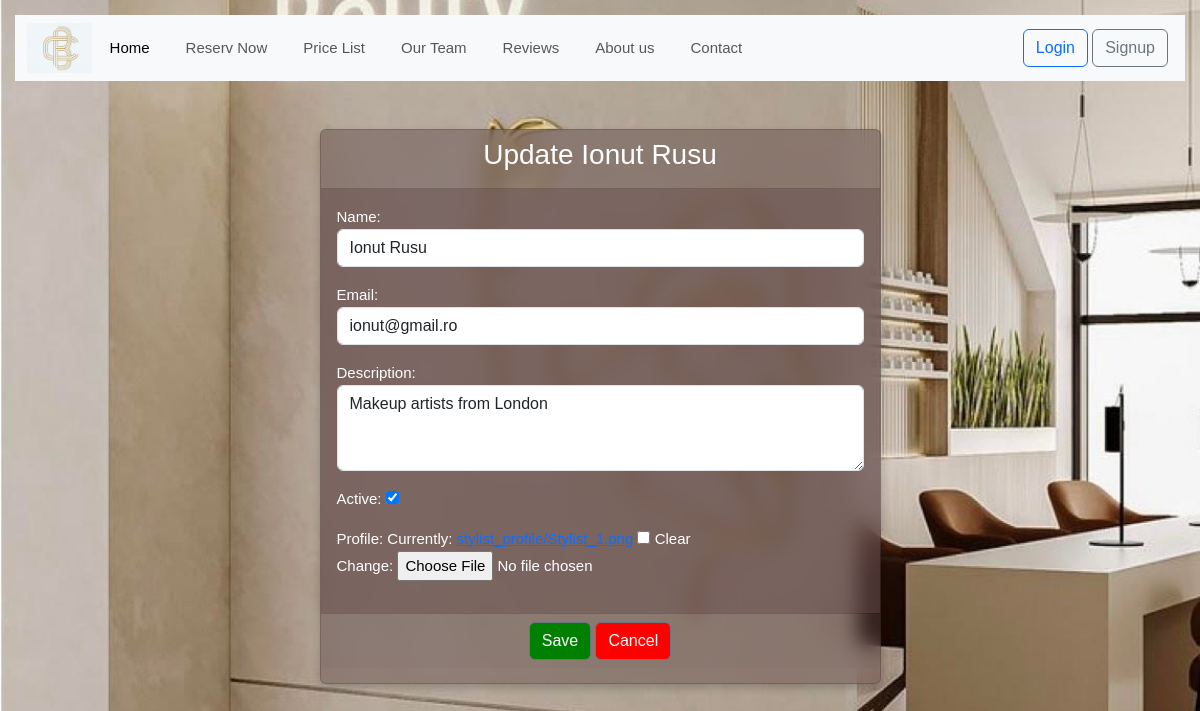
The app's page /update-stylist/2/ with its own data.
### reservation/models.py (models this page shows, shortened)
class Stylist(models.Model):
    name = models.CharField(max_length=255)
    email = models.EmailField(max_length=50)
    description = models.TextField()
    active = models.BooleanField(default=True)
    profile = models.ImageField(null=True, blank=True, upload_to="stylist_profile/")
    def __str__(self):
        return self.name

### reservation/views.py (the view)
# urls.py: path('update-stylist/<int:pk>/', views.StylistUpdateView.as_view(), name='update_stylist'),
class StylistUpdateView(UpdateView, LoginRequiredMixin, PermissionRequiredMixin, ):
    template_name = "stylist/update_stylist.html"
    model = Stylist
    form_class = StylistUpdateForm
    success_url = reverse_lazy('stylist_list')
    permission_required = "stylist.change_stylist"

### reservation/forms.py
class StylistUpdateForm(forms.ModelForm):
    class Meta:
        model = Stylist
        fields = '__all__'
        widgets = {
            'name': forms.TextInput(attrs={'class': 'form-control', 'placeholder': 'Please enter the full name'}),
            'email': forms.EmailInput(attrs={'class': 'form-control', 'placeholder': 'Please enter a email'}),
            'description': forms.Textarea(
                attrs={'class': 'form-control', 'placeholder': 'Please enter a description', 'rows': 3}),
        }

### templates/stylist/update_stylist.html (shortened to what this page needs)
{% extends 'base.html' %}
{% block content %}
    <div class="container-fluid">
        <div class="row " >
            <div class="col-md-6 offset-md-3 gy-5" >
                <div class="card" style="background-color: rgb(95 71 71 /43%)">
                    <div class="card-header" >
                        <h3 class="text-center" >Update {{stylist}}</h3>
                    </div>
                    <form method="post" enctype="multipart/form-data" >
                        <div class="card-body" style="background-color: rgb(95 71 71 /43%)">
                            {{ form.as_p }}
                        </div>
                         <div class="card-footer text-center" >
                            <button type="submit" class="btn btn-secondary" style="background-color: green">Save</button>
                            <a href="{% url 'stylist_list' %}" class="btn btn-secondary" style="background-color: red">Cancel</a>
                        </div>
                    </form>
                </div>
            </div>
        </div>
    </div>
{% endblock %}

### static/css/my_style.css (style rules this page uses)
body { font-family: Arial, sans-serif; line-height: 1.6; margin: 0; padding: 0; background-color: #f4f4f4; }

### records on screen
Stylist: name "Ionut Rusu", email "ionut@gmail.ro", description "Makeup artists from London", active "☑"
